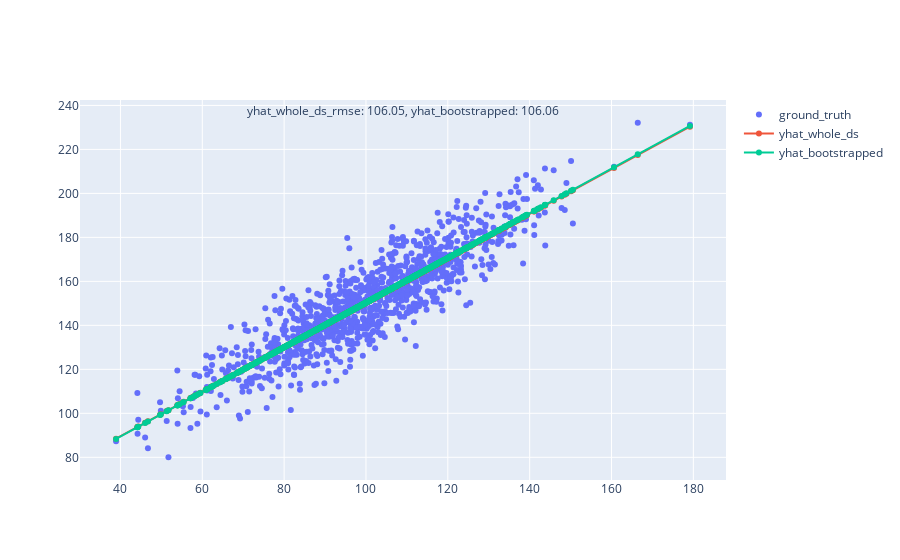

Notebook code for this chart:
### Markdown cell above
We now train with the whole dataset, but the sample sizes in the bootstrapping methodology uses 100-sized samples:
 WITH WHOLE DATASET

### Code cell
b1, b0, r_value, p_value, std_err = linregress(x, y)
yhat_whole_ds = b0 + b1 * x

### WITH BOOTSTRAP SAMPLES 
regression_scores = list()
for _ in range(100):
    # bootstrap sample
    indices = randint(0, 1000, 550)
    x_sample = x[indices]
    y_sample = y[indices]
    
    # simple linear regression model
    b1_sample, b0_sample, r_value, p_value, std_err = linregress(x_sample, y_sample)
    regression_scores.append([b1_sample, b0_sample])

b0_scores = np.array(regression_scores)[:, 1]
b1_scores = np.array(regression_scores)[:, 0]
b0_estimate = median(b0_scores)
b1_estimate = median(b1_scores)

yhat_bootstrapped = b0_estimate + b1_estimate * x

### MODELS VALIDATION
from sklearn.metrics import mean_squared_error

yhat_whole_ds_rmse = mean_squared_error(y, yhat_whole_ds).round(2)
yhat_bootstrapped_rmse = mean_squared_error(y, yhat_bootstrapped).round(2)

### PLOTS
import plotly.graph_objects as go

fig = go.Figure()
# Add traces
fig.add_trace(go.Scatter(x=x, y=y,
                    mode='markers',
                    name='ground_truth'))
fig.add_trace(go.Scatter(x=x, y=yhat_whole_ds,
                    mode='lines+markers',
                    name='yhat_whole_ds'))
fig.add_trace(go.Scatter(x=x, y=yhat_bootstrapped,
                    mode='lines+markers',
                    name='yhat_bootstrapped'))
fig.update_layout(annotations=[dict(xref='paper',
                                    yref='paper',
                                    x=0.5, y=1,
                                    showarrow=False,
                                    text='yhat_whole_ds_rmse: {}, yhat_bootstrapped: {}'.format(yhat_whole_ds_rmse, 
                                                                                                yhat_bootstrapped_rmse))])

fig.show()

### Figure 1 — Plotly figure (JSON) as saved in the notebook; plotly's stock layout.template omitted (floating-point values rounded to 4 significant figures; data arrays with more than 128 entries replaced by an {"elided": "..."} marker saying what was removed)
{"data": [{"mode": "markers", "name": "ground_truth", "type": "scatter", "x": {"elided": "1000 float values"}, "y": {"elided": "1000 float values"}}, {"mode": "lines+markers", "name": "yhat_whole_ds", "type": "scatter", "x": {"elided": "1000 float values"}, "y": {"elided": "1000 float values"}}, {"mode": "lines+markers", "name": "yhat_bootstrapped", "type": "scatter", "x": {"elided": "1000 float values"}, "y": {"elided": "1000 float values"}}], "layout": {"annotations": [{"showarrow": false, "text": "yhat_whole_ds_rmse: 106.05, yhat_bootstrapped: 106.06", "x": 0.5, "xref": "paper", "y": 1, "yref": "paper"}]}}
